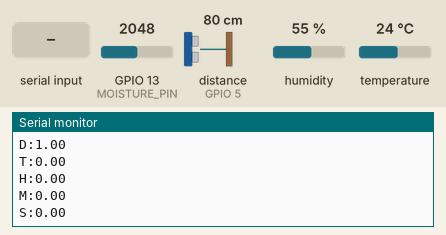
This sketch was run on a simulated ESP32. Parts: the last lines printed to the serial monitor. Wiring (inferred from the names in the program): ultrasonic range finder: trigger GPIO 4; echo GPIO 5. The inputs (shaded band) are chosen by the test bench; at power-on: distance to the obstacle (sensor on GPIO 5) 80 cm, humidity 55 %, GPIO 13 (MOISTURE_PIN) = 2048, temperature 24 °C. The echo pulse lasts 58.3 µs per cm; nothing arrives over Bluetooth unless stated.

Above: at 2.2 s.
2.3 s: distance to the obstacle (sensor on GPIO 5) set to 2 cm
3.8 s: humidity set to 68 %
At 5.2 s:
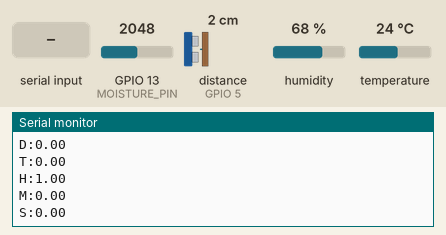
5.3 s: GPIO 13 (MOISTURE_PIN) set to 1560
At 6.7 s:
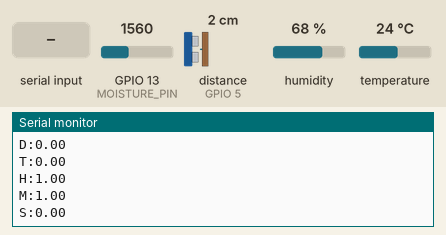
6.8 s: "S:90\n" received over Serial
At 8.0 s:
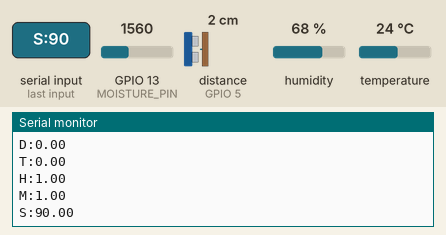

Measured:
- after the input at 3.8 s, the serial monitor: prints a new line after 1.3 s (image 1)
- after the input at 5.3 s, the serial monitor: prints a new line after 0.30 s (image 2)
- after the input at 6.8 s, the serial monitor: prints a new line after 0.83 s (image 3)

The sketch:

sensorreader.ino
```cpp
#include <Arduino.h>
#include <DHT_U.h>
#include <DHT.h>
#include "BluetoothSerial.h"

// Pin definitions
#define TRIGGER_PIN 4
#define ECHO_PIN 5
#define DHT_PIN 15
#define MOISTURE_PIN 13

// Global objects
BluetoothSerial SerialBT;
DHT dht11(DHT_PIN, DHT11);

// Global variables
float humidity = 0;
float temperature = 0;
float moisture = 0;
float distance = 0;
int onoff = 1;        // System on/off state
int emergency = 0;    // Emergency state
float speed = 0.00;
void setup() {
  // Initialize DHT sensor first
  dht11.begin();

  // Initialize Serial communication
  Serial.begin(115200);

  // Initialize Bluetooth communication
  SerialBT.begin("SmartBlindStick");

  // Configure pins
  pinMode(TRIGGER_PIN, OUTPUT);
  pinMode(ECHO_PIN, INPUT);
  pinMode(MOISTURE_PIN, INPUT);

  // Give time for Bluetooth to initialize
  delay(1000);
}

void loop() {
  if (onoff == 1) {
    // Read moisture sensor
    pinMode(MOISTURE_PIN, INPUT);
    moisture = analogRead(MOISTURE_PIN);

    // Read temperature and humidity
    temperature = dht11.readTemperature();
    humidity = dht11.readHumidity();

    // Read ultrasonic sensor
    digitalWrite(TRIGGER_PIN, LOW);
    delayMicroseconds(2);
    digitalWrite(TRIGGER_PIN, HIGH);
    delayMicroseconds(10);
    digitalWrite(TRIGGER_PIN, LOW);

    long duration = pulseIn(ECHO_PIN, HIGH);
    distance = duration * 0.034 / 2;

    SerialBT.println("D:" + String(distance));
    SerialBT.println("T:" + String(temperature));
    SerialBT.println("H:" + String(humidity));
    SerialBT.println("M:" + String(moisture));
    SerialBT.println("S:" + String(speed));
    SerialBT.println("E:"+String(emergency));


    // Convert sensor readings to binary values
    if (distance > 20) {
      distance = 1;
    } else {
      distance = 0;
    }

    if (temperature > 30) {
      temperature = 1;
    } else {
      temperature = 0;
    }

    if (humidity > 60) {
      humidity = 1;
    } else {
      humidity = 0;
    }

    if (moisture < 1600) {
      moisture = 1;
    } else {
      moisture = 0;
    }
    Serial.println("D:" + String(distance));
    Serial.println("T:" + String(temperature));
    Serial.println("H:" + String(humidity));
    Serial.println("M:" + String(moisture));
    Serial.println("S:" + String(speed));
  }
  // Handle serial and Bluetooth commands
  String inputString = "";

    // Check for commands from Serial
    if (Serial.available()) {
      inputString = Serial.readStringUntil('\n');
      inputString.trim();

      if (inputString.startsWith("E:")) {
        emergency = inputString.substring(2).toInt();
      } else if (inputString.startsWith("P:")) {
        onoff = inputString.substring(2).toInt();
      } else if (inputString.startsWith("S:")) {
        speed = inputString.substring(2).toFloat();
      }
    }

  // Handle system state
  switch (onoff) {
    case 1:
      digitalWrite(TRIGGER_PIN, HIGH);
      pinMode(ECHO_PIN, INPUT);
      pinMode(MOISTURE_PIN, INPUT);
      dht11.begin();
      break;

    case 2:
      digitalWrite(TRIGGER_PIN, LOW);
      pinMode(ECHO_PIN, INPUT);
      pinMode(MOISTURE_PIN, INPUT);
      dht11.~DHT();
      break;

    default:
      onoff = 1;
      break;
  }


  delay(500);
}
```
